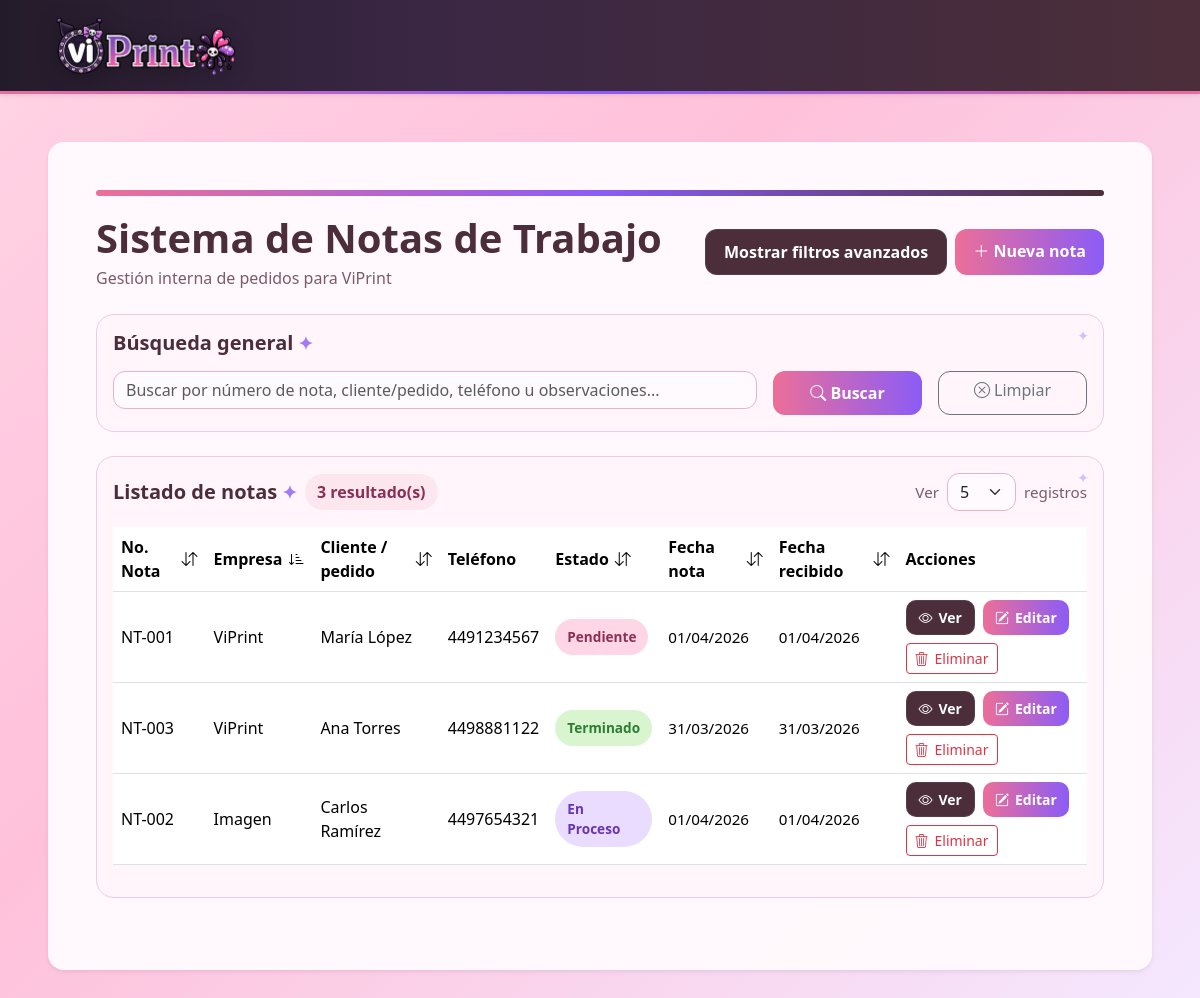
/index.php?sort=empresa&direction=asc&pagina=1, run on the app's committed database.
### tables this page shows
CREATE TABLE notas_trabajo (
    id INT AUTO_INCREMENT PRIMARY KEY,
    numero_nota VARCHAR(50) NOT NULL,
    empresa ENUM('ViPrint', 'Imagen') NOT NULL,
    detalle_cliente VARCHAR(300) NOT NULL,
    telefono_cliente VARCHAR(20),
    observaciones TEXT,
    fecha_nota DATE NOT NULL,
    fecha_recibido DATE NOT NULL,
    fecha_concluido DATE NULL,
    estado ENUM('pendiente', 'en_proceso', 'terminado', 'entregado', 'cancelado') NOT NULL DEFAULT 'pendiente',
    created_at TIMESTAMP DEFAULT CURRENT_TIMESTAMP,
    updated_at TIMESTAMP DEFAULT CURRENT_TIMESTAMP ON UPDATE CURRENT_TIMESTAMP,
    CONSTRAINT uq_numero_nota UNIQUE (numero_nota)
);

### includes/helpers.php (called while the page is built, shortened)
<?php
function formatearFecha($fecha) {
    return date('d/m/Y', strtotime($fecha));
}
function claseEstado($estado) {
    return match ($estado) {
        'pendiente' => 'status-pendiente',
        'en_proceso' => 'status-en_proceso',
        'terminado' => 'status-terminado',
        'entregado' => 'status-entregado',
        'cancelado' => 'status-cancelado',
        default => 'status-pendiente'
    };
}
function textoEstado($estado) {
    return match ($estado) {
        'en_proceso' => 'En proceso',
        default => ucfirst(str_replace('_', ' ', $estado))
    };
}

### index.php (the view, shortened to what this page needs)
<?php
require_once 'config/database.php';
require_once 'includes/helpers.php';
$busqueda = isset($_GET['busqueda']) ? trim($_GET['busqueda']) : '';
$empresa = isset($_GET['empresa']) ? trim($_GET['empresa']) : '';
$estado = isset($_GET['estado']) ? trim($_GET['estado']) : '';
$fecha_nota = isset($_GET['fecha_nota']) ? trim($_GET['fecha_nota']) : '';
$fecha_recibido = isset($_GET['fecha_recibido']) ? trim($_GET['fecha_recibido']) : '';
$fecha_concluido = isset($_GET['fecha_concluido']) ? trim($_GET['fecha_concluido']) : '';
$sort = isset($_GET['sort']) ? $_GET['sort'] : 'id';
$direction = isset($_GET['direction']) ? strtolower($_GET['direction']) : 'desc';
$per_page = isset($_GET['per_page']) ? (int) $_GET['per_page'] : 5;
$pagina_actual = isset($_GET['pagina']) ? (int) $_GET['pagina'] : 1;
$allowed_sort_columns = [
    'numero_nota' => 'nt.numero_nota',
    'empresa' => 'nt.empresa',
    'detalle_cliente' => 'nt.detalle_cliente',
    'estado' => 'nt.estado',
    'fecha_nota' => 'nt.fecha_nota',
    'fecha_recibido' => 'nt.fecha_recibido',
    'fecha_concluido' => 'nt.fecha_concluido',
    'id' => 'nt.id'
];
$offset = ($pagina_actual - 1) * $per_page;
$where = " WHERE 1=1";
$params = [];
$types = "";
$filtros_activos = !empty($empresa) || !empty($estado) || !empty($fecha_nota) || !empty($fecha_recibido) || !empty($fecha_concluido);
$sql_total = "SELECT COUNT(DISTINCT nt.id) as total
              FROM notas_trabajo nt
              LEFT JOIN detalle_imagen di ON di.id_notas_trabajo = nt.id"
    . $where;
$stmt_total = $conn->prepare($sql_total);
$stmt_total->execute();
$resultado_total = $stmt_total->get_result();
$total_filas = $resultado_total->fetch_assoc()['total'];
$order_by = $allowed_sort_columns[$sort];
$sql = "SELECT
            nt.*,
            COUNT(di.id) AS total_tamanos
        FROM notas_trabajo nt
        LEFT JOIN detalle_imagen di ON di.id_notas_trabajo = nt.id"
    . $where . "
        GROUP BY nt.id
        ORDER BY $order_by $direction
        LIMIT ? OFFSET ?";
$stmt = $conn->prepare($sql);
$params_main = $params;
$types_main = $types . "ii";
$params_main[] = $per_page;
$params_main[] = $offset;
$stmt->bind_param($types_main, ...$params_main);
$stmt->execute();
$resultado = $stmt->get_result();
function buildQuery($overrides = [])
{
    $query = array_merge($_GET, $overrides);
    return http_build_query($query);
}
function nextDirection($currentSort, $column, $currentDirection)
{
    if ($currentSort === $column && $currentDirection === 'asc') {
        return 'desc';
    }
    return 'asc';
}
function sortIcon($currentSort, $column, $currentDirection)
{
    if ($currentSort !== $column) {
        return '<i class="bi bi-arrow-down-up"></i>';
    }
    return $currentDirection === 'asc'
        ? '<i class="bi bi-sort-down-alt"></i>'
        : '<i class="bi bi-sort-down"></i>';
}
?>
<?php include 'includes/header.php'; ?>
<body data-filters-active="<?php echo $filtros_activos ? '1' : '0'; ?>">
    <?php include 'includes/navbar.php'; ?>
    <div class="container-fluid my-5 px-4 px-xl-5">
        <div class="card shadow-sm border-0 rounded-4 main-card">
            <div class="card-body p-4 p-md-5">
                <div class="page-accent"></div>
                <div class="d-flex flex-column flex-md-row justify-content-between align-items-md-center gap-3 mb-4">
                    <div>
                        <h1 class="mb-1">Sistema de Notas de Trabajo</h1>
                        <p class="text-muted mb-0">Gestión interna de pedidos para ViPrint</p>
                    </div>
                    <div class="d-flex gap-2 flex-wrap">
                        <button type="button" id="toggleFiltersBtn" class="btn btn-dark-soft filters-toggle-btn">
                        </button>
                        <a href="modules/notas/create.php" class="btn btn-pink">
                            <i class="bi bi-plus-lg"></i> Nueva nota
                        </a>
                    </div>
                </div>
                <div class="soft-panel mb-4">
                    <h5 class="section-title mb-3">Búsqueda general</h5>
                    <form method="GET" action="index.php" class="row g-3">
                        <div class="col-md-8">
                            <input type="text" name="busqueda" class="form-control"
                                placeholder="Buscar por número de nota, cliente/pedido, teléfono u observaciones..."
                                value="<?php echo htmlspecialchars($busqueda); ?>">
                        </div>
                        <div class="col-md-2 d-grid">
                            <button type="submit" class="btn btn-pink">
                                <i class="bi bi-search"></i> Buscar
                            </button>
                        </div>
                        <div class="col-md-2 d-grid">
                            <a href="index.php" class="btn btn-outline-secondary search-clear-btn">
                                <i class="bi bi-x-circle"></i> Limpiar
                            </a>
                        </div>
                    </form>
                </div>
                <div class="soft-panel mb-4">
                    <div class="d-flex justify-content-between align-items-center mb-3 flex-wrap gap-3">
                        <div class="d-flex align-items-center gap-2 flex-wrap">
                            <h5 class="section-title mb-0">Listado de notas</h5>
                            <span class="note-count-badge"><?php echo $total_filas; ?> resultado(s)</span>
                        </div>
                        <form method="GET" action="index.php" class="d-flex align-items-center gap-2">
                            <label class="results-meta mb-0">Ver</label>
                            <select name="per_page" class="form-select" onchange="this.form.submit()">
                                <option value="5" <?php echo $per_page == 5 ? 'selected' : ''; ?>>5</option>
                            </select>
                            <label class="results-meta mb-0">registros</label>
                        </form>
                    </div>
                    <div class="table-responsive">
                        <table class="table align-middle table-hover">
                            <thead>
                                <tr>
                                    <th>
                                        <a class="table-sort-link"
                                            href="index.php?<?php echo buildQuery(['sort' => 'numero_nota', 'direction' => nextDirection($sort, 'numero_nota', $direction), 'pagina' => 1]); ?>">
                                            No. Nota <?php echo sortIcon($sort, 'numero_nota', $direction); ?>
                                        </a>
                                    </th>
                                    <th>
                                        <a class="table-sort-link"
                                            href="index.php?<?php echo buildQuery(['sort' => 'empresa', 'direction' => nextDirection($sort, 'empresa', $direction), 'pagina' => 1]); ?>">
                                            Empresa <?php echo sortIcon($sort, 'empresa', $direction); ?>
                                        </a>
                                    </th>
                                    <th>
                                        <a class="table-sort-link"
                                            href="index.php?<?php echo buildQuery(['sort' => 'detalle_cliente', 'direction' => nextDirection($sort, 'detalle_cliente', $direction), 'pagina' => 1]); ?>">
                                            Cliente / pedido
                                            <?php echo sortIcon($sort, 'detalle_cliente', $direction); ?>
                                        </a>
                                    </th>
                                    <th>Teléfono</th>
                                    <th>
                                        <a class="table-sort-link"
                                            href="index.php?<?php echo buildQuery(['sort' => 'estado', 'direction' => nextDirection($sort, 'estado', $direction), 'pagina' => 1]); ?>">
                                            Estado <?php echo sortIcon($sort, 'estado', $direction); ?>
                                        </a>
                                    </th>
                                    <th>
                                        <a class="table-sort-link"
                                            href="index.php?<?php echo buildQuery(['sort' => 'fecha_nota', 'direction' => nextDirection($sort, 'fecha_nota', $direction), 'pagina' => 1]); ?>">
                                            Fecha nota <?php echo sortIcon($sort, 'fecha_nota', $direction); ?>
                                        </a>
                                    </th>
                                    <th>
                                        <a class="table-sort-link"
                                            href="index.php?<?php echo buildQuery(['sort' => 'fecha_recibido', 'direction' => nextDirection($sort, 'fecha_recibido', $direction), 'pagina' => 1]); ?>">
                                            Fecha recibido <?php echo sortIcon($sort, 'fecha_recibido', $direction); ?>
                                        </a>
                                    </th>
                                    <th>Acciones</th>
                                </tr>
                            </thead>
                            <tbody>
                                <?php if ($resultado && $resultado->num_rows > 0): ?>
                                    <?php while ($nota = $resultado->fetch_assoc()): ?>
                                        <tr>
                                            <td><?php echo htmlspecialchars($nota['numero_nota']); ?></td>
                                            <td><?php echo htmlspecialchars($nota['empresa']); ?></td>
                                            <td><?php echo htmlspecialchars($nota['detalle_cliente']); ?></td>
                                            <td><?php echo htmlspecialchars($nota['telefono_cliente']); ?></td>
                                            <td>
                                                <span class="badge-status <?php echo claseEstado($nota['estado']); ?>">
                                                    <?php echo textoEstado($nota['estado']); ?>
                                                </span>
                                            </td>
                                            <td class="table-date-muted"><?php echo formatearFecha($nota['fecha_nota']); ?></td>
                                            <td class="table-date-muted"><?php echo formatearFecha($nota['fecha_recibido']); ?>
                                            </td>
                                            <td>
                                                <div class="actions-group">
                                                    <a href="modules/notas/show.php?id=<?php echo $nota['id']; ?>"
                                                        class="btn btn-sm btn-dark-soft icon-btn">
                                                        <i class="bi bi-eye"></i> Ver
                                                    </a>
                                                    <a href="modules/notas/edit.php?id=<?php echo $nota['id']; ?>"
                                                        class="btn btn-sm btn-pink icon-btn">
                                                        <i class="bi bi-pencil-square"></i> Editar
                                                    </a>
                                                    <a href="modules/notas/delete.php?id=<?php echo $nota['id']; ?>"
                                                        class="btn btn-sm btn-outline-danger icon-btn btn-delete-note">
                                                        <i class="bi bi-trash3"></i> Eliminar
                                                    </a>
                                                </div>
                                            </td>
                                        </tr>
                                    <?php endwhile; ?>
                                <?php endif; ?>
                            </tbody>
                        </table>
                    </div>
                </div>
            </div>
        </div>
    </div>
    <?php include 'includes/footer.php'; ?>

### data on the page
notas_trabajo: numero_nota "NT-001", empresa "ViPrint", detalle_cliente "María López", telefono_cliente "4491234567", estado "Pendiente", fecha_nota "01/04/2026", fecha_recibido "01/04/2026"
notas_trabajo: numero_nota "NT-003", empresa "ViPrint", detalle_cliente "Ana Torres", telefono_cliente "4498881122", estado "Terminado", fecha_nota "31/03/2026", fecha_recibido "31/03/2026"
notas_trabajo: numero_nota "NT-002", empresa "Imagen", detalle_cliente "Carlos Ramírez", telefono_cliente "4497654321", estado "En Proceso", fecha_nota "01/04/2026", fecha_recibido "01/04/2026"

### other printed values
$total_filas "3"
